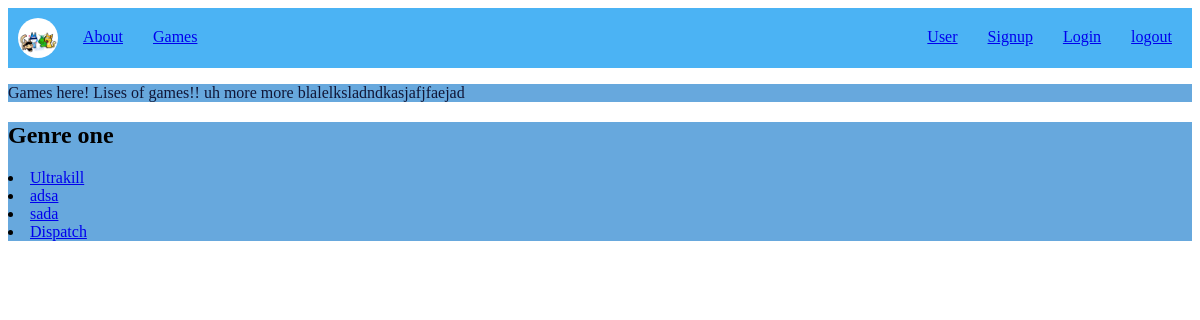
/Game, run on an earlier commit of the app's database.
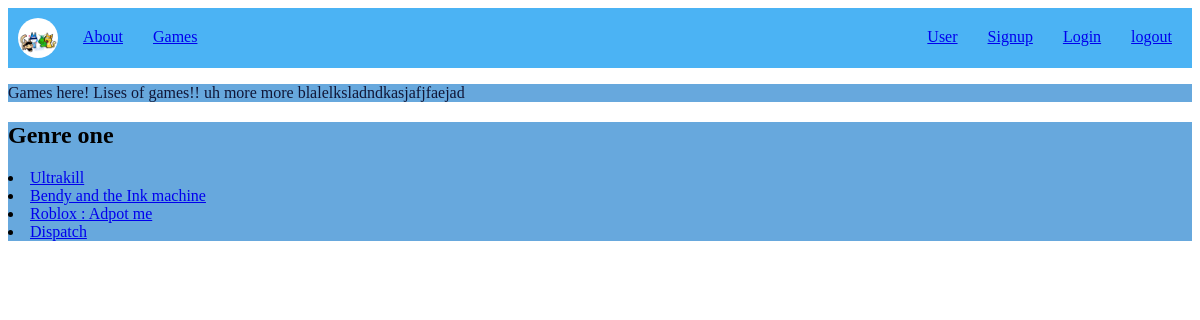
And on a later commit of the database.
### tables this page shows
CREATE TABLE "Game" (
	"id"	INTEGER NOT NULL UNIQUE,
	"Title"	TEXT NOT NULL,
	"About"	TEXT NOT NULL UNIQUE,
	"Img"	TEXT,
	"Genre"	TEXT NOT NULL,
	PRIMARY KEY("id" AUTOINCREMENT)
);

### app.py (the view)
@app.route( '/Game' )
def Game():
    results = query_db("SELECT * FROM Game")
    return render_template('Game.html', results=results)

### app.py (called while the page is built)
def query_db(sql,args=(),one=False):
    db = sqlite3.connect(DATABASE)
    cursor = db.cursor()
    cursor.execute(sql, args)
    results = cursor.fetchall()
    db.commit()
    db.close()
    return (results[0] if results else None) if one else results

### templates/Game.html
{% extends 'base.html' %}
{% block content%}
<body>
    <section>
        <p> Games here! Lises of games!! uh more more blalelksladndkasjafjfaejad </p>
    </section>
    {% include 'GenreBox.html' %}
</body>
{% endblock %}

### templates/GenreBox.html
<lis>
    <div class="Genre">
        <h2> Genre one</h2>
        {% for Game in results %}
            <li>
                <a href="Game/{{Game[0]}}">{{ Game[1]}}</a>
                </li>
        {% endfor %}
    </div>
</lis>

What changed in the data, as far as the page shows it:
removed Game: Title "adsa"
removed Game: Title "sada"
added Game: Title "Bendy and the Ink machine"
added Game: Title "Roblox : Adpot me"
